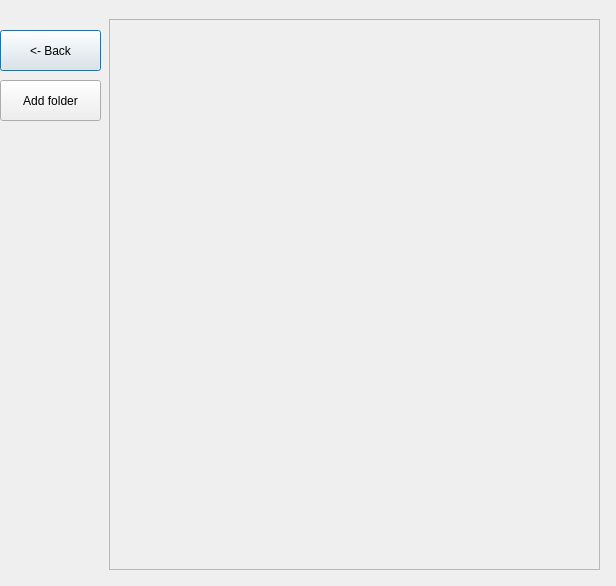
<?xml version="1.0" encoding="UTF-8"?>
<ui version="4.0">
 <class>ListTextNotes</class>
 <widget class="QDialog" name="ListTextNotes">
  <property name="geometry">
   <rect>
    <x>0</x>
    <y>0</y>
    <width>616</width>
    <height>586</height>
   </rect>
  </property>
  <property name="windowTitle">
   <string>Dialog</string>
  </property>
  <widget class="QPushButton" name="to_main_menu_button">
   <property name="geometry">
    <rect>
     <x>0</x>
     <y>30</y>
     <width>101</width>
     <height>41</height>
    </rect>
   </property>
   <property name="text">
    <string>&lt;- Back</string>
   </property>
  </widget>
  <widget class="QPushButton" name="add_folder_button">
   <property name="geometry">
    <rect>
     <x>0</x>
     <y>80</y>
     <width>101</width>
     <height>41</height>
    </rect>
   </property>
   <property name="text">
    <string>Add folder</string>
   </property>
  </widget>
  <widget class="QScrollArea" name="scrollArea">
   <property name="geometry">
    <rect>
     <x>109</x>
     <y>19</y>
     <width>491</width>
     <height>551</height>
    </rect>
   </property>
   <property name="widgetResizable">
    <bool>true</bool>
   </property>
   <widget class="QWidget" name="scrollAreaWidgetContents">
    <property name="geometry">
     <rect>
      <x>0</x>
      <y>0</y>
      <width>489</width>
      <height>549</height>
     </rect>
    </property>
   </widget>
  </widget>
 </widget>
 <resources/>
 <connections/>
</ui>
